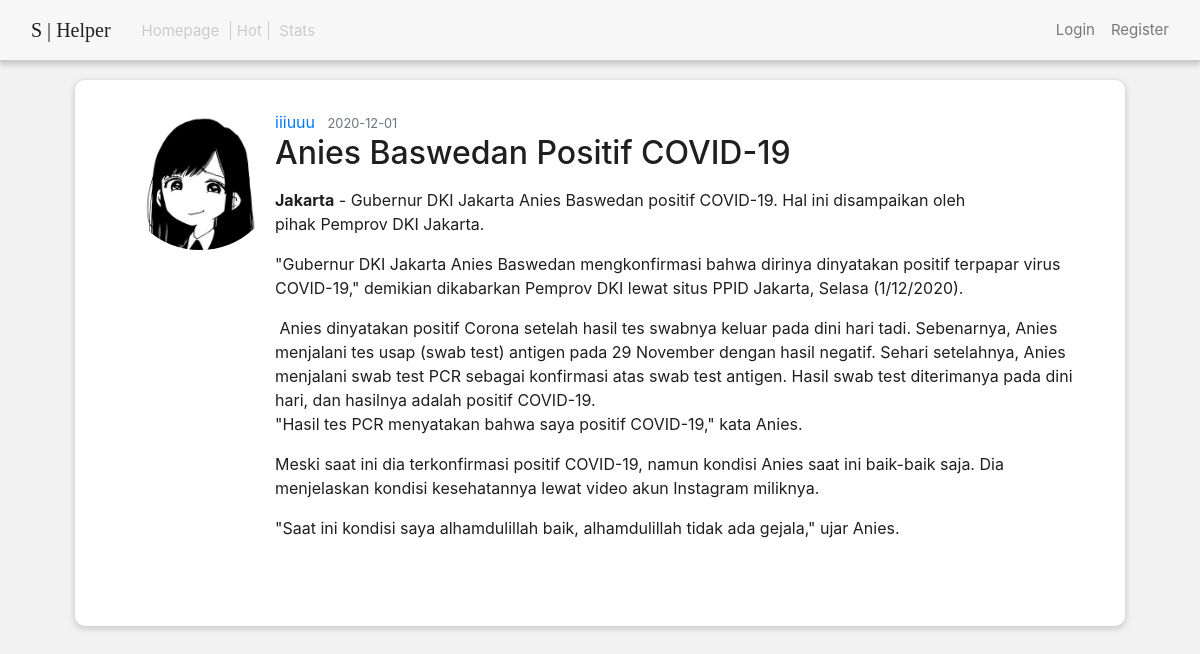
The page /post/5 on the database its author committed.
### hub/models.py (models this page shows, shortened)
class User(db.Model, UserMixin):
    id = db.Column(db.Integer, primary_key=True)
    username = db.Column(db.String(20), unique=True, nullable=False)
    email = db.Column(db.String(120), unique=True, nullable=False)
    image_file = db.Column(db.String(20), nullable=False, default='default.jpg')
    password = db.Column(db.String(60), nullable=False)
    posts = db.relationship('Post', backref='author', lazy=True)

class Post(db.Model):
    id = db.Column(db.Integer, primary_key=True)
    title = db.Column(db.String(100), nullable=False)
    date_posted = db.Column(db.DateTime, nullable=False, default=datetime.utcnow)
    content = db.Column(db.Text, nullable=False)
    user_id = db.Column(db.Integer, db.ForeignKey('user.id'), nullable=False)

### hub/routes.py (the view)
@app.route("/post/<int:post_id>")
def post(post_id):
    post = Post.query.get_or_404(post_id)
    return render_template('post.html', title=post.title, post=post)

### hub/templates/post.html (shortened to what this page needs)
{% extends "no_sidebar.index.html" %}
{% block navbar %}
    <div class="cpx-15 button_cont">
        <a class="button_txt sf_semibold_sel right_mar dehigh" href="{{ url_for('front') }}">Homepage</a>
        <a class="button_txt middle_mar dehigh sf_semibold_sel" href="/#">Hot</a>
        <a class="button_txt sf_semibold_sel left_mar dehigh" href="{{ url_for('stats') }}">Stats</a>
    </div>
{% endblock navbar %}
{% block body %}
  <article class="media sidbar white_bg shadow_lol sidbar_padding">
    <img class="article_image rounded-circle" src="{{ url_for('static', filename='profile_pics/' + post.author.image_file) }}">
    <div class="media-body">
      <div class="article-metadata">
        <a class="mr-2" href="#">{{ post.author.username }}</a>
        <small class="text-muted">{{ post.date_posted.strftime('%Y-%m-%d') }}</small>
      </div>
      <h2 class="article-title">{{ post.title }}</h2>
      <p class="article-content">{{ post.content | safe }}</p>
    </div>
  </article>
{% endblock body %}

### hub/static/customCss/shelper.css (style rules this page uses)
body { font-family: "SF Pro Display"; background-color: #F2F2F2; color: #1F1F1F; }
.white_bg { background-color: white; }
.shadow_lol { box-shadow: 0px 2px 6px 1px rgba(0, 0, 0, 0.16); }
.button_txt { font-size: 15px; text-decoration: none; color: #787878; }
.button_cont { border: 1px solid rgba(203, 203, 203, 0); }
.cpx-15 { padding-right: 15px; padding-left: 15px; border-radius: 5px; }
.dehigh { color: #CBCBCB; }
.middle_mar { padding-right: 6px; padding-left: 6px; border-left: 1px solid #CBCBCB; border-right: 1px solid #CBCBCB; transition: 0.3s; }
.left_mar { margin-left: 6px; transition: 0.3s; }
.right_mar { margin-right: 6px; transition: 0.3s; }
.sidbar { margin-right: 0px; margin-top: 5rem; border-radius: 10px; }
.sidbar_padding { padding: 30px 50px 30px 50px; }
.article_image { width: 150px }

### rows shown on the page
User: image_file (placeholder picture), author.username "iiiuuu"
Post: date_posted "2020-12-01", title "Anies Baswedan Positif COVID-19", content "Jakarta - Gubernur DKI Jakarta Anies Baswedan positif COVID-19. Hal ini disampaikan oleh pihak Pemprov DKI Jakarta. \"Gubernur DKI Jakarta Anies Baswedan mengkonfirmasi bahwa dirinya dinyatakan positif terpapar virus COVID-19,\" demikian dikabarkan Pemprov DKI lewat situs PPID Jakarta, Selasa (1/12/2020). Anies dinyatakan positif Corona setelah hasil tes swabnya keluar pada dini hari tadi. Sebenarnya, Anies menjalani tes usap (swab test) antigen pada 29 November dengan hasil negatif. Sehari setelahnya, Anies menjalani swab test PCR sebagai konfirmasi atas swab test antigen. Hasil swab test diterimanya pada dini hari, dan hasilnya adalah positif COVID-19. \"Hasil tes PCR menyatakan bahwa saya…"
